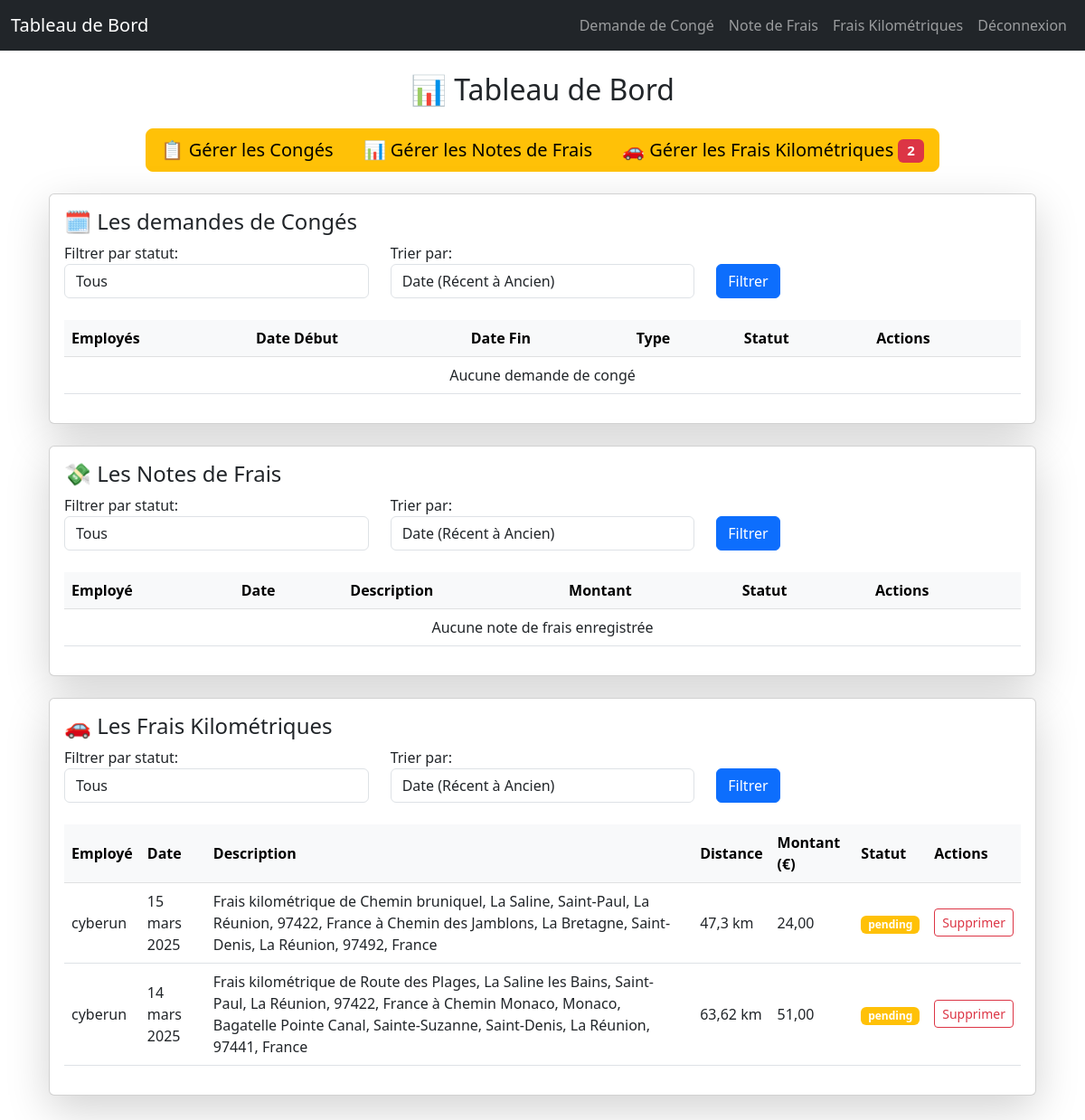
The app's page /dashboard/ (signed in) with its own data.
### rh_management/models.py (models this page shows, shortened)
class KilometricExpense(models.Model):
    user = models.ForeignKey(User, on_delete=models.CASCADE)
    date = models.DateField()
    vehicle_type = models.CharField(max_length=20, choices=VEHICLE_TYPES)
    fiscal_power = models.IntegerField()
    departure = models.CharField(max_length=255)
    departure_lat = models.FloatField(blank=True, null=True)
    departure_lng = models.FloatField(blank=True, null=True)
    arrival = models.CharField(max_length=255)
    arrival_lat = models.FloatField(blank=True, null=True)
    arrival_lng = models.FloatField(blank=True, null=True)
    distance = models.FloatField(blank=True, null=True)
    project = models.CharField(max_length=255, blank=True, null=True)
    amount = models.DecimalField(max_digits=10, decimal_places=2)
    status = models.CharField(max_length=10, choices=STATUS_CHOICES, default='pending')
    description = models.CharField(max_length=255, blank=True)
    notification_emails = models.TextField(blank=True, null=True)

### rh_management/views.py (the view)
# urls.py: path("dashboard/", dashboard_view, name="dashboard"),  # Dashboard page
@login_required
def dashboard_view(request):
    new_leave_requests_count = LeaveRequest.objects.filter(status='pending').count()
    new_expense_reports_count = ExpenseReport.objects.filter(status='pending').count()
    new_kilometric_expenses_count = KilometricExpense.objects.filter(status='pending').count()
    context = {
        "is_admin": request.user.is_superuser,
        "is_hr": request.user.groups.filter(name='HR').exists(),
        "is_employee": request.user.groups.filter(name='Employé').exists(),
        "leave_requests": LeaveRequest.objects.all(),
        "expense_reports": ExpenseReport.objects.all(),
        "kilometric_expenses": KilometricExpense.objects.all(),
        "new_leave_requests_count": new_leave_requests_count,
        "new_expense_reports_count": new_expense_reports_count,
        "new_kilometric_expenses_count": new_kilometric_expenses_count,
    }
    return render(request, 'rh_management/dashboard.html', context)

### templates/rh_management/dashboard.html (shortened to what this page needs)
{% extends "base.html" %}
{% block content %}
<div class="container mt-4">
    <h2 class="text-center mb-4">📊 Tableau de Bord</h2>
    {% if is_hr or is_admin %}
        <div class="text-center mt-4">
            <div class="btn-group" role="group" aria-label="Actions RH/Admin">
                <a href="{% url 'manage_leaves' %}" class="btn btn-warning btn-lg">
                    📋 Gérer les Congés
                </a>
                <a href="{% url 'manage_expenses' %}" class="btn btn-warning btn-lg">
                    📊 Gérer les Notes de Frais
                </a>
                <a href="{% url 'manage_kilometric_expenses' %}" class="btn btn-warning btn-lg">
                    🚗 Gérer les Frais Kilométriques
                    {% if new_kilometric_expenses_count > 0 %}
                        <span class="badge bg-danger">{{ new_kilometric_expenses_count }}</span>
                    {% endif %}
                </a>
            </div>
        </div>
    {% endif %}
    {% if is_hr or is_admin %}
    <div class="card shadow-lg mt-4">
        <div class="card-body">
            <h4>🗓️ Les demandes de Congés</h4>
            <form method="get" class="mb-4" id="leave_filter_form">
                <div class="row">
                    <div class="col-md-4">
                        <label for="status_filter_leave">Filtrer par statut:</label>
                        <select class="form-control" id="status_filter_leave" name="status_leave">
                            <option value="">Tous</option>
                        </select>
                    </div>
                    <div class="col-md-4">
                        <label for="sort_by_leave">Trier par:</label>
                        <select class="form-control" id="sort_by_leave" name="sort_leave">
                            <option value="date_desc">Date (Récent à Ancien)</option>
                        </select>
                    </div>
                    <div class="col-md-4">
                        <button type="button" class="btn btn-primary mt-4" id="filter_leave">Filtrer</button>
                    </div>
                </div>
            </form>
            <table class="table table-hover">
                <thead class="table-light">
                    <tr>
                        <th>Employés</th>
                        <th>Date Début</th>
                        <th>Date Fin</th>
                        <th>Type</th>
                        <th>Statut</th>
                        {% if is_admin %}
                        <th>Actions</th>
                        {% endif %}
                    </tr>
                </thead>
                <tbody id="leave_requests_body">
                    {% if leave_requests %}
                        {% for leave in leave_requests %}
                            <tr data-id="{{ leave.id }}">
                                <td>{{ leave.user.username }}</td>
                                <td>{{ leave.start_date }}</td>
                                <td>{{ leave.end_date }}</td>
                                <td>{{ leave.get_leave_type_display }}</td>
                                <td>
                                    <span class="badge bg-{% if leave.status == 'approved' %}success{% elif leave.status == 'rejected' %}danger{% else %}warning{% endif %}">
                                        {{ leave.status }}
                                    </span>
                                </td>
                                {% if is_admin %}
                                <td>
                                    <form method="post" action="{% url 'delete_leave' leave.id %}">
                                        {% csrf_token %}
                                        <button type="submit" class="btn btn-outline-danger btn-sm">Supprimer</button>
                                    </form>
                                </td>
                                {% endif %}
                            </tr>
                        {% endfor %}
                    {% else %}
                        <tr><td colspan="6" class="text-center">Aucune demande de congé</td></tr>
                    {% endif %}
                </tbody>
            </table>
        </div>
    </div>
    <div class="card shadow-lg mt-4">
        <div class="card-body">
            <h4>💸 Les Notes de Frais</h4>
            <form method="get" class="mb-4" id="expense_filter_form">
                <div class="row">
                    <div class="col-md-4">
                        <label for="status_filter_expense">Filtrer par statut:</label>
                        <select class="form-control" id="status_filter_expense" name="status_expense">
                            <option value="">Tous</option>
                        </select>
                    </div>
                    <div class="col-md-4">
                        <label for="sort_by_expense">Trier par:</label>
                        <select class="form-control" id="sort_by_expense" name="sort_expense">
                            <option value="date_desc">Date (Récent à Ancien)</option>
                        </select>
                    </div>
                    <div class="col-md-4">
                        <button type="button" class="btn btn-primary mt-4" id="filter_expense">Filtrer</button>
                    </div>
                </div>
            </form>
            <table class="table table-hover">
                <thead class="table-light">
                    <tr>
                        <th>Employé</th>
                        <th>Date</th>
                        <th>Description</th>
                        <th>Montant</th>
                        <th>Statut</th>
                        {% if is_admin %}
                        <th>Actions</th>
                        {% endif %}
                    </tr>
                </thead>
                <tbody id="expense_reports_body">
                    {% if expense_reports %}
                        {% for expense in expense_reports %}
                            <tr data-id="{{ expense.id }}">
                                <td>{{ expense.user.username }}</td>
                                <td>{{ expense.date }}</td>
                                <td>{{ expense.description }}</td>
                                <td>{{ expense.amount }} €</td>
                                <td>
                                    <span class="badge bg-{% if expense.status == 'approved' %}success{% elif expense.status == 'rejected' %}danger{% else %}warning{% endif %}">
                                        {{ expense.status }}
                                    </span>
                                </td>
                                {% if is_admin %}
                                <td>
                                    <form method="post" action="{% url 'delete_expense' expense.id %}">
                                        {% csrf_token %}
                                        <button type="submit" class="btn btn-outline-danger btn-sm">Supprimer</button>
                                    </form>
                                </td>
                                {% endif %}
                            </tr>
                        {% endfor %}
                    {% else %}
                        <tr><td colspan="6" class="text-center">Aucune note de frais enregistrée</td></tr>
                    {% endif %}
                </tbody>
            </table>
        </div>
    </div>
    <div class="card shadow-lg mt-4">
        <div class="card-body">
            <h4>🚗 Les Frais Kilométriques</h4>
            <form method="get" class="mb-4" id="kilometric_expense_filter_form">
                <div class="row">
                    <div class="col-md-4">
                        <label for="status_filter_kilometric_expense">Filtrer par statut:</label>
                        <select class="form-control" id="status_filter_kilometric_expense" name="status_kilometric_expense">
                            <option value="">Tous</option>
                        </select>
                    </div>
                    <div class="col-md-4">
                        <label for="sort_by_kilometric_expense">Trier par:</label>
                        <select class="form-control" id="sort_by_kilometric_expense" name="sort_kilometric_expense">
                            <option value="date_desc">Date (Récent à Ancien)</option>
                        </select>
                    </div>
                    <div class="col-md-4">
                        <button type="button" class="btn btn-primary mt-4" id="filter_kilometric_expense">Filtrer</button>
                    </div>
                </div>
            </form>
            <table class="table table-hover">
                <thead class="table-light">
                    <tr>
                        <th>Employé</th>
                        <th>Date</th>
                        <th>Description</th>
                        <th>Distance</th>
                        <th>Montant (€)</th>
                        <th>Statut</th>
                        {% if is_admin %}
                        <th>Actions</th>
                        {% endif %}
                    </tr>
                </thead>
                <tbody id="kilometric_expense_reports_body">
                    {% if kilometric_expenses %}
                        {% for expense in kilometric_expenses %}
                            <tr data-id="{{ expense.id }}">
                                <td>{{ expense.user.username }}</td>
                                <td>{{ expense.date }}</td>
                                <td>{{ expense.description|default:"Frais kilométrique" }}</td>
                                <td>{{ expense.distance }} km</td>
                                <td>{{ expense.amount }}</td>
                                <td>
                                    <span class="badge bg-{% if expense.status == 'approved' %}success{% elif expense.status == 'rejected' %}danger{% else %}warning{% endif %}">
                                        {{ expense.status }}
                                    </span>
                                </td>
                                {% if is_admin %}
                                <td>
                                    <form method="post" action="{% url 'delete_kilometric_expense' expense.id %}">
                                        <button type="submit" class="btn btn-outline-danger btn-sm">Supprimer</button>
                                    </form>
                                </td>
                                {% endif %}
                            </tr>
                        {% endfor %}
                    {% else %}
                        <tr><td colspan="6" class="text-center">Aucune note de frais kilométriques enregistrée</td></tr>
                    {% endif %}
                </tbody>
            </table>
        </div>
    </div>
    {% endif %}
</div>
{% endblock %}

### templates/base.html (style rules this page uses)
.table th, .table td { vertical-align: middle; }
body { margin-bottom: 50px; }

### records on screen
KilometricExpense: user.username "cyberun", date "15 mars 2025", description "Frais kilométrique de Chemin bruniquel, La Saline, Saint-Paul, La Réunion, 97422, France à Chemin des Jamblons, La Bretagne, Saint-Denis, La Réunion, 97492, France", distance "47,3", amount "24,00", status "pending"
KilometricExpense: user.username "cyberun", date "14 mars 2025", description "Frais kilométrique de Route des Plages, La Saline les Bains, Saint-Paul, La Réunion, 97422, France à Chemin Monaco, Monaco, Bagatelle Pointe Canal, Sainte-Suzanne, Saint-Denis, La Réunion, 97441, France", distance "63,62", amount "51,00", status "pending"

### other values on screen
{{ new_kilometric_expenses_count }} "2"
